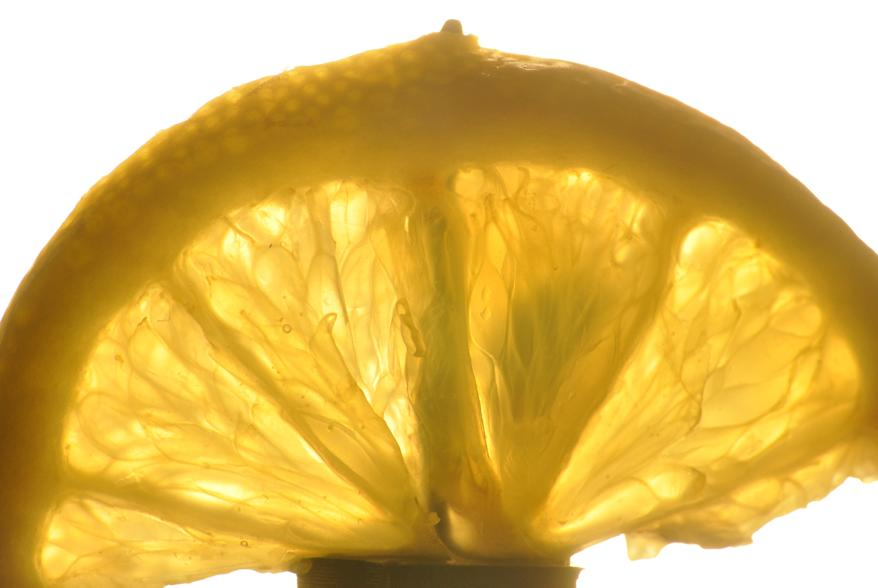
#> input picture data/lemon/I10.jpg, 878 x 588 px; its folder holds 4 pictures in this run
$ python run_opticalct.py
#> lines starting #> are read from the running program, lines starting #| are printed output that depends on the picture
### opticalct/opticalct.py
"""The OpticalCT module."""
from pathlib import Path
import cv2
from skimage.transform import iradon
import numpy as np
import re
import logging
import concurrent


class Dataset:
    """Store & manage a dataset"""
    sinogram = None
    projections = None
    dir = None
    format = '*.jpg'
    scale = 1.0
    invert = False

    def __init__(self, dir=None, **kwargs):
        """
        Create a Dataset loader.

        :param dir: The path to the directory containing the dataset.
        If provided, Dataset.load is called
        :type dir: str, optional
        :param kwargs scaling ratio to apply to the whole dataset
        """
        if dir is None:
            self.cleanup()
            return
        self.load(dir, **kwargs)

    def cleanup(self):
        """Delete data from object. Keeps settings (format, scale, invert)"""
        sinogram = None
        projections = None
        dir = None

    def load(self, dir, **kw):
        """
        Load the dataset stored in the given path.

        If needed, images will be converted to single 8-bit channel, grayscale images.
        scale will be applied if != 1.0 and frames will be inverted (negatives) if
        invert is True.
        Images in the directory must be indexed in their filenames, with or without
         trailing zeroes:
        - (1,2,3,...,10,11,12,...)
        - (001,002,...,010,011,...180,181...,999)
        Both formats are supported. Filename can contain alphabetic characters but
        numerical characters must only be used for frame indexing.

        :param path: The path to the directory containing the dataset
        :type path: str
        :param scale scaling ratio to apply to the whole dataset
        :type scale: int, optional
        :param invert: if set to True, load images as negatives: highly
        attenuated radiations on the detector should appear 'brighter' on a
        projected image.
        :type invert: bool
        """
#> called with dir = 'data/lemon'
        self.cleanup()

        self.format = kw.get('format', self.format)
        self.scale = kw.get('scale', self.scale)
        self.invert = kw.get('invert', self.invert)

        self.dir = Path(dir)
        if not self.dir.exists:
            raise ValueError('directory ' + str(self.dir) + ' does not exist')

        self.get_files()

        # read sample to get shape, depth, channels....
        cvt2gray = cv2.IMREAD_UNCHANGED
        if self.scale != 1.0:
            sample = cv2.resize(
                cv2.imread(str(self.files[0]), cvt2gray),
                (0, 0), fx=self.scale, fy=self.scale)
        else:
            sample = cv2.imread(str(self.files[0]), cvt2gray)
#> sample is the input picture: shape (588, 878, 3); mean B, G, R 94.8, 183.8, 219.1
        if len(sample) > 2:
            cvt2gray = cv2.IMREAD_GRAYSCALE

        self.projections = np.empty((len(self.files), sample.shape[0], sample.shape[1]),
                                    dtype=sample.dtype)

        i = 0
        for f in self.files:
            if self.scale != 1.0:
                self.projections[i] = cv2.resize(
                    cv2.imread(str(f), cvt2gray),
                    (0, 0), fx=self.scale, fy=self.scale)
            else:
                self.projections[i] = cv2.imread(str(f), cvt2gray)
            if self.invert:
                self.projections[i] = 255 - self.projections[i]
            i += 1

    def get_files(self):
        files = [f for f in self.dir.glob(self.format)]
        length = len(files)
        if length == 0:
            raise ValueError('directory ' + str(self.dir) +
                             ' does not contain any image')

        l_zeros = True
        regex = ''

        for i in range(len(str(length))):
            regex += '[0-9]'
        for f in files:
            if re.search(regex, f.name) is None:
                l_zeros = False
                break
        self.files = []
        if l_zeros is False:
            for i in range(1, length):

                fname = str(files[0]).replace(
                    re.findall(r'\d+', str(files[0]))[0], str(i))
                if Path(fname).exists():
                    self.files.append(Path(fname))
        else:
            self.files = sorted(files)

    # [58 lines left out: functions compute_sinogram, compute_volume, save_volume, not called in this run]

    def display(self, collection, **kw):
        delay = kw.get('delay', 1)
        interactive = kw.get('interactive', False)
        left = 81
        right = 83
        i = 0
        while i < len(collection):
            cv2.imshow('OpticalCT', collection[i])
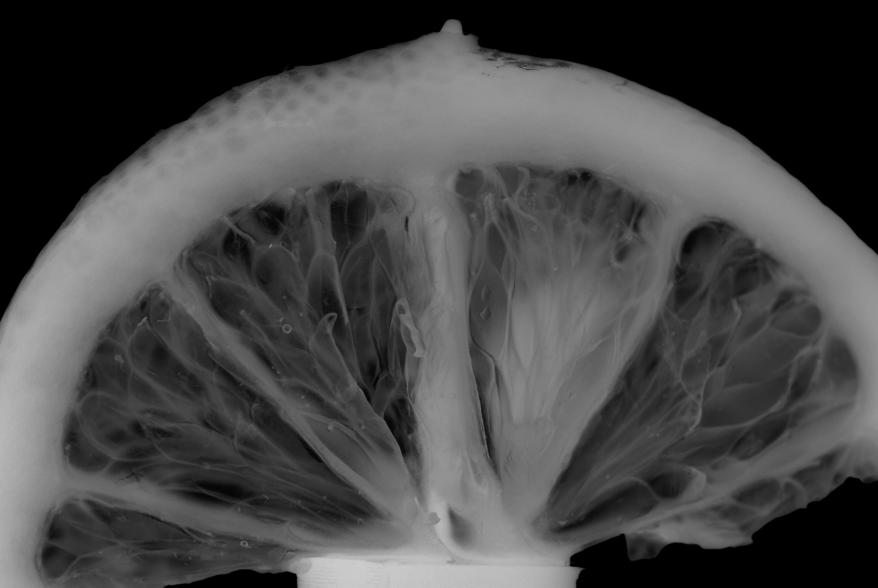
#> window 'OpticalCT': shape (588, 878); min 0, max 205, mean 70.7
            if interactive:
                k = cv2.waitKey(0)
#> (key Esc is pressed here)
                if k == left and i != 0:
                    i -= 1
                elif k == right:
                    i += 1
            else:
                cv2.waitKey(delay)
                i+=1

### run_opticalct.py
from opticalct.opticalct import Dataset

data = Dataset('data/lemon', invert=True, scale=1.0)
data.display(data.projections, interactive=True)
data.compute_sinogram()
data.display(data.sinogram, interactive=True)
data.compute_volume()
data.display(data.volume, interactive=True)
data.save_volume('data/lemon_reconstructed')
